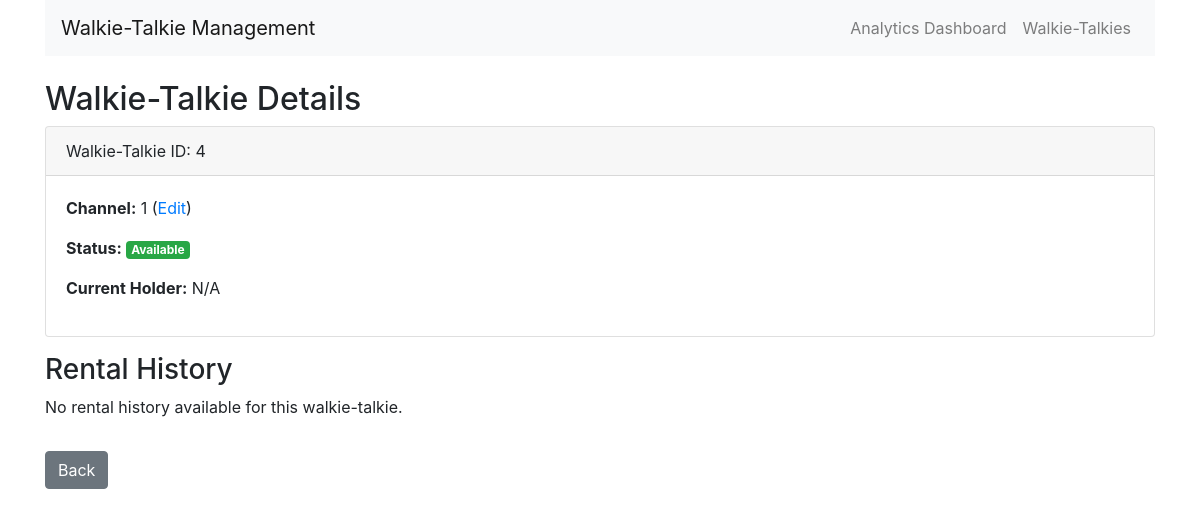
/walkie_talkie/4, run on the app's committed database.
### models.py (models this page shows)
class WalkieTalkie(db.Model):
    id = db.Column(db.Integer, primary_key=True)
    channel = db.Column(db.Integer, nullable=True, default=1)
    is_lent = db.Column(db.Boolean, default=False)
    current_holder = db.Column(db.String(100), nullable=True)
    is_charged = db.Column(db.Boolean, default=False)  # Default is now False (discharged)
    rental_history = db.relationship('Rental', backref='walkie_talkie', lazy=True)

### routes.py (the view)
@app.route('/walkie_talkie/<int:wt_id>')
def view_walkie_talkie(wt_id):
    wt = WalkieTalkie.query.get_or_404(wt_id)
    rentals = Rental.query.filter_by(walkie_talkie_id=wt_id).all()
    return render_template('walkie_talkie.html', wt=wt, rentals=rentals)

### templates/walkie_talkie.html
{% extends 'base.html' %}
{% block content %}
<h2>Walkie-Talkie Details</h2>
<div class="card mb-3">
    <div class="card-header">
        Walkie-Talkie ID: {{ wt.id }}
    </div>
    <div class="card-body">
        <p><strong>Channel:</strong> {{ wt.channel }} (<a href="{{ url_for('edit_walkie_talkie', wt_id=wt.id) }}">Edit</a>)</p>
        <p><strong>Status:</strong>
            {% if wt.is_lent %}
                <span class="badge badge-danger">Lent</span>
            {% else %}
                <span class="badge badge-success">Available</span>
            {% endif %}
        </p>
        <p><strong>Current Holder:</strong> {{ wt.current_holder or 'N/A' }}</p>
    </div>
</div>
<h3>Rental History</h3>
{% if rentals %}
<table class="table table-striped table-bordered">
    <thead>
        <tr>
            <th>Department/Person</th>
            <th>Lend Time</th>
            <th>Return Time</th>
        </tr>
    </thead>
    <tbody>
        {% for rental in rentals %}
        <tr>
            <td>{{ rental.department.name }}</td>
            <td>{{ rental.lend_time.strftime('%Y-%m-%d %H:%M:%S') }}</td>
            <td>{{ rental.return_time.strftime('%Y-%m-%d %H:%M:%S') if rental.return_time else 'Not Returned' }}</td>
        </tr>
        {% endfor %}
    </tbody>
</table>
{% if not wt.is_lent %}
<form action="{{ url_for('delete_rental_history', wt_id=wt.id) }}" method="post" onsubmit="return confirm('Are you sure you want to delete all rental history for this walkie-talkie? This action cannot be undone.');">
    <button type="submit" class="btn btn-danger">
        <i class="fas fa-trash-alt"></i> Delete Rental History
    </button>
</form>
{% else %}
    <p class="text-danger">Cannot delete rental history while the walkie-talkie is currently lent out.</p>
{% endif %}
{% else %}
    <p>No rental history available for this walkie-talkie.</p>
{% endif %}
<a href="{{ url_for('index') }}" class="btn btn-secondary mt-3">Back</a>
{% endblock %}

### data on the page
WalkieTalkie: id "4", channel "1", current_holder "N/A"
